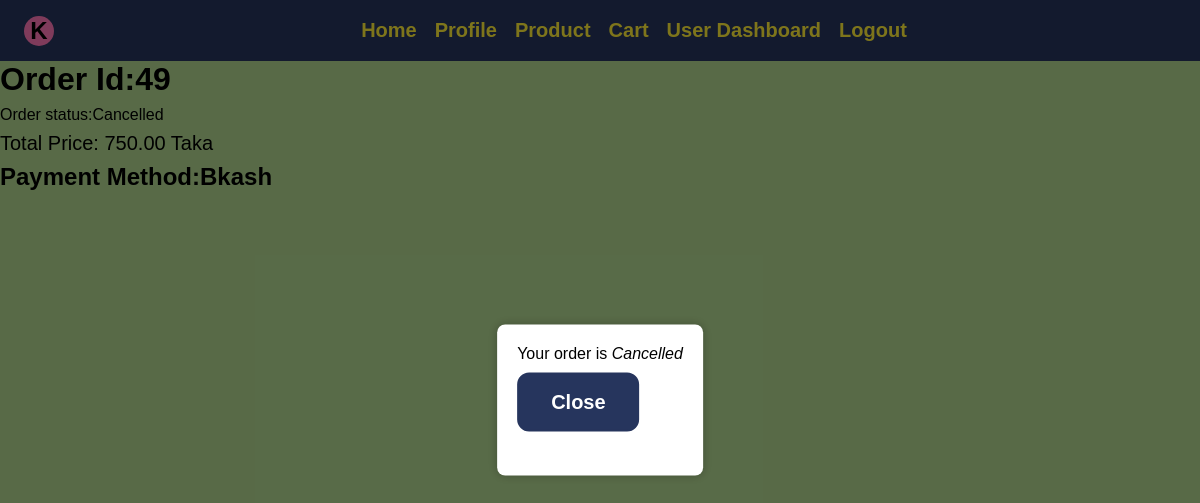
The app's page /user_dashboard.php (signed in) with its own data.
### tables this page shows
CREATE TABLE `orders` (
  `id` int(11) NOT NULL,
  `user_id` int(11) NOT NULL,
  `total_price` decimal(10,2) NOT NULL,
  `order_status` enum('Pending','Verified','Cancelled') DEFAULT 'Pending',
  `created_at` timestamp NOT NULL DEFAULT current_timestamp(),
  `updated_at` timestamp NOT NULL DEFAULT current_timestamp() ON UPDATE current_timestamp(),
  `payment_method` enum('Bkash','Nagad','Visa') NOT NULL DEFAULT 'Bkash'
);

### user_dashboard.php (the view, shortened to what this page needs)
<?php
include 'config/db.php';
$query = $conn->prepare("SELECT id,order_status ,user_id, total_price,payment_method FROM orders WHERE user_id = ?");
$query->bind_param("i", $_SESSION['user_id']);
$query->execute();
$result = $query->get_result();
$isVerified = $result->fetch_assoc();
$order_id =  $isVerified['id']? $isVerified['id'] : 'Default Name';
$order_status =$isVerified['order_status']? $isVerified['order_status'] : 'Default Name';
$total_price = $isVerified['total_price']? $isVerified['total_price'] : 'Default Name';
$payment_method = $isVerified['payment_method'] ? $isVerified['payment_method'] : 'Default Name';
?>
<!DOCTYPE html>
<html lang="en">
<head>
    <link rel="stylesheet" href="style.css">
</head>
<body>
<div class="nav-container" >
<div class="logo-container"><p class="logo">K</p></div>
<nav class="nav-bar">
<a href="index.php">Home</a>
<a href="profile.php">Profile</a>
<a href="product.php">Product</a>
<a href="cart.php">Cart</a>
<a href="user_dashboard.php">User Dashboard</a>
<?php if ( $_SESSION == true) { ?>
    <a href="logout.php">Logout</a>
<?php } ?>
</nav>
</div>
<div>
                <h3 style="font-size:2rem">Order Id:<?php echo htmlspecialchars($order_id); ?></h3>
                <p style="margin:.5rem 0; font-size:1rem">Order status:<?php echo htmlspecialchars($order_status); ?></p>
                <p style="margin:.5rem 0; font-size:1.25rem">Total Price: <?php echo $total_price; ?> Taka</p>
                <strong style="font-size:1.5rem">Payment Method:<?php echo htmlspecialchars($payment_method); ?> </strong></div>
    <div id="popup" class="popup">
        <p id="popup-message"></p>
        <button onclick="closePopup()">Close</button>
    </div>
</body>
</html>

### style.css (style rules this page uses)
* { box-sizing: border-box; margin: 0; padding: 0; }
:root { --clr-gr:#B1D690; --clr-yel:#FEEC37; --clr-org:#FFA24C; --clr-pnk:#FF77B7; --clr-blu:#26355D; --clr-pur:#AF47D2; }
body { font-family: Arial, sans-serif; background-color: var(--clr-gr); }
nav a { margin-right: 10px; text-decoration: none; color: blue; }
.nav-container { display: flex; align-items: center; background-color: var(--clr-blu); color: var(--clr-yel); font-size: 1.5rem; font-weight: bold; justify-content: center; }
nav a { color: var(--clr-yel); }
.logo-container { display: flex; align-items: center; justify-content: center; margin: 0 1.5rem; background: var(--clr-pnk); width: 30px; height: 30px; border-radius: 50%; }
.logo { color: black; font-size: 1.5rem; font-weight: bolder; }
.nav-bar { display: flex; padding:1.2rem; gap:.5rem; justify-content: center; align-items: center; margin-left: auto; margin-right: auto; font-size: 1.25rem; }
button { padding: 1rem 2rem; border: 2px solid var(--clr-blu); border-radius: 12px; background-color: var(--clr-blu); font-size: 1.25rem; font-weight: bold; color: white; margin: 1.5rem auto; }

### user_dashboard.php (style rules this page uses)
.popup { display: none; position: fixed; top: 50%; left: 50%; transform: translate(-50%, -50%); padding: 20px; background-color: #fff; box-shadow: 0px 0px 10px rgba(0, 0, 0, 0.25); border-radius: 8px; z-index: 1000; }
.popup button { margin-top: 10px; }

### records on screen
orders: id "49", order_status "Cancelled", total_price "750.00", payment_method "Bkash"
